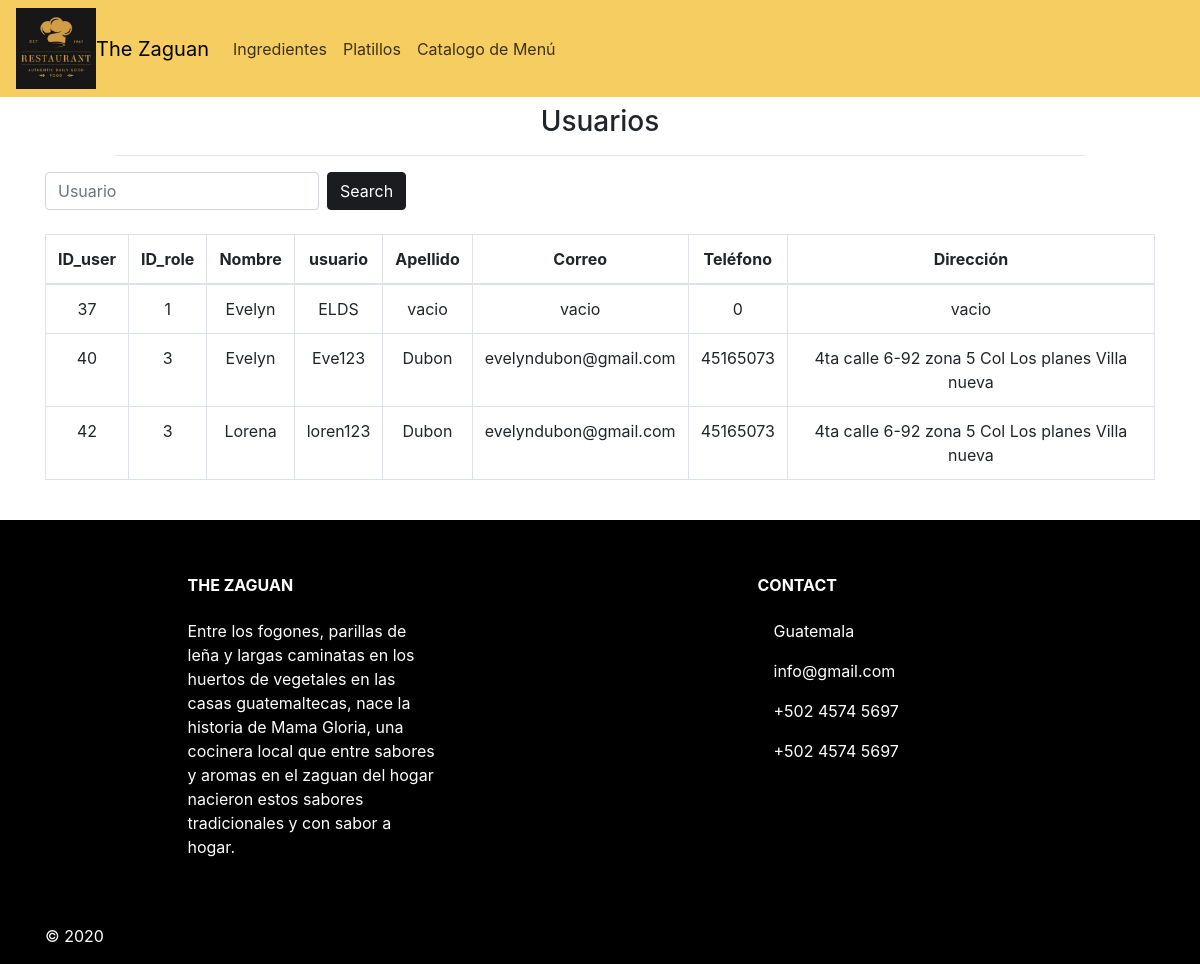
/usuarios/informacion.php (signed in), run on the app's committed database.
### tables this page shows
CREATE TABLE `usuario` (
  `ID_user` int(11) NOT NULL,
  `ID_role` int(11) NOT NULL,
  `nombre` varchar(100) NOT NULL,
  `usuario` varchar(50) NOT NULL,
  `apellido` varchar(100) NOT NULL,
  `correo` varchar(100) NOT NULL,
  `contraseña` varchar(255) NOT NULL,
  `telefono` int(11) NOT NULL,
  `direccion` varchar(100) NOT NULL
);

### usuarios/informacion.php (the view, shortened to what this page needs)
<?php
require_once '../conexion/conexion.php';
?>
<!doctype html>
<html lang="en">
  <head>
    <link href="../sass/style.css" rel="stylesheet">
    <link rel="stylesheet" href="https://stackpath.bootstrapcdn.com/bootstrap/4.3.1/css/bootstrap.min.css">
  </head>
  <body class="text-center">
    <header>
    <nav class="navbar navbar-expand-xl navbar_intems " id="l"> <img src="../img/Logo.JPG" alt=80px width="80px"><a class="navbar-brand" href="#">The Zaguan</a>
           <div class="collapse navbar-collapse" id="navbarNavAltMarkup">
            <div class="navbar-nav"> <a class="nav-item nav-link active" href="../ingredientes/ingredientes.php">Ingredientes <span class="sr-only">(current)</span></a>
               <a class="nav-item nav-link" href="../platillos/platillos.php">Platillos</a> <a class="nav-item nav-link" href="../menu/catalogo.php">Catalogo de Menú</a>
                <a class="nav-item nav-link disabled" href="#"></a> </div> </div> </nav>
              <nav>
                <div class ="container-fluid">
                  <div class="row justify-content-center">
                    <div class= "col-md-10">
                      <h3 class="text-center mt-2"> Usuarios </h3>
                      <hr>
                    </div>
                  </div>
                </div>
              </nav>
    </header>
   <section id="n1">
      <div class= "container">
      <div class="row">
          <div class="col-md-12">
                <form class="form-inline my-2 my-lg-0" action="buscar.php" metho="POST" >
                <input class="form-control mr-sm-2"  name="usuario" type="search" placeholder="Usuario" aria-label="Search">
                <input type="submit" value="Search" class="btn btn-outline-success my-2 my-sm-0" id="primary">
                </form>
                <br>
          <div class=" table-responsive-md">
            <table class="table table-bordered table-hover">
            <thead>
                <tr>
                  <th>ID_user</th>
                  <th>ID_role</th>
                  <th>Nombre</th>
                  <th>usuario</th>
                  <th>Apellido</th>
                  <th>Correo</th>
                  <th>Teléfono</th>
                  <th>Dirección</th>
                </tr>
            </thead>
            <tbody>
              <?php
                $result=$mysqli->query("SELECT * FROM  usuario");
                while ($row = mysqli_fetch_assoc($result)){
              ?>
              <tr>
                <td><?php echo $row['ID_user']?></td>
                <td><?php echo $row['ID_role']?></td>
                <td><?php echo $row['nombre']?></td>
                <td><?php echo $row['usuario']?></td>
                <td><?php echo $row['apellido']?></td>
                <td><?php echo $row['correo']?></td>
                <td><?php echo $row['telefono']?></td>
                <td><?php echo $row['direccion']?></td>
              </tr>
                <?php }
                ?>
            </tbody>
            </table>
          </div>
         </div>
        </div>
        <br>
    </section>
  <footer class="page-footer font-small mdb-color pt-4" id="f">
      <div class="container text-center text-md-left">
        <div class="row text-center text-md-left mt-3 pb-3">
          <div class="col-md-3 col-lg-3 col-xl-3 mx-auto mt-3">
            <h6 class="text-uppercase mb-4 font-weight-bold">The Zaguan</h6>
            <p>Entre los fogones, parillas de leña y largas caminatas en los huertos de vegetales en las casas guatemaltecas,
              nace la historia de Mama Gloria, una cocinera local que entre sabores y aromas en el zaguan del hogar nacieron
              estos sabores tradicionales y con sabor a hogar.</p>
          </div>
          <div class="col-md-4 col-lg-3 col-xl-3 mx-auto mt-3">
            <h6 class="text-uppercase mb-4 font-weight-bold">Contact</h6>
            <p>
              <i class="fas fa-home mr-3"></i> Guatemala</p>
            <p>
              <i class="fas fa-envelope mr-3"></i> info@gmail.com</p>
            <p>
              <i class="fas fa-phone mr-3"></i> +502 4574 5697</p>
            <p>
              <i class="fas fa-print mr-3"></i> +502 4574 5697</p>
          </div>
        </div>
        <hr>
        <div class="row d-flex align-items-center">
          <div class="col-md-3 col-lg-4">
            <p class="text-center text-md-left">© 2020
            </p>
          </div>
      </div>
    </footer>
  </body>
</html>

### sass/style.css (style rules this page uses)
.navbar-brand { color: black; }
.navbar-nav .nav-link { color: rgba(0, 0, 0, 0.76); }
#n1 { color: black; background-color: #fff; }
.align-items-center { -webkit-box-align: center; -ms-flex-align: center; align-items: center; }
#f { background-color: black; color: #fff; }
#primary { color: #fff; background-color: #1a1c20; border-color: #1a1c20; }
#l { background-color: #f6cd61; }

### data on the page
usuario: ID_user "37", ID_role "1", nombre "Evelyn", usuario "ELDS", apellido "vacio", correo "vacio", telefono "0", direccion "vacio"
usuario: ID_user "40", ID_role "3", nombre "Evelyn", usuario "Eve123", apellido "Dubon", correo "evelyndubon@gmail.com", telefono "45165073", direccion "4ta calle 6-92 zona 5 Col Los planes Villa nueva"
usuario: ID_user "42", ID_role "3", nombre "Lorena", usuario "loren123", apellido "Dubon", correo "evelyndubon@gmail.com", telefono "45165073", direccion "4ta calle 6-92 zona 5 Col Los planes Villa nueva"
